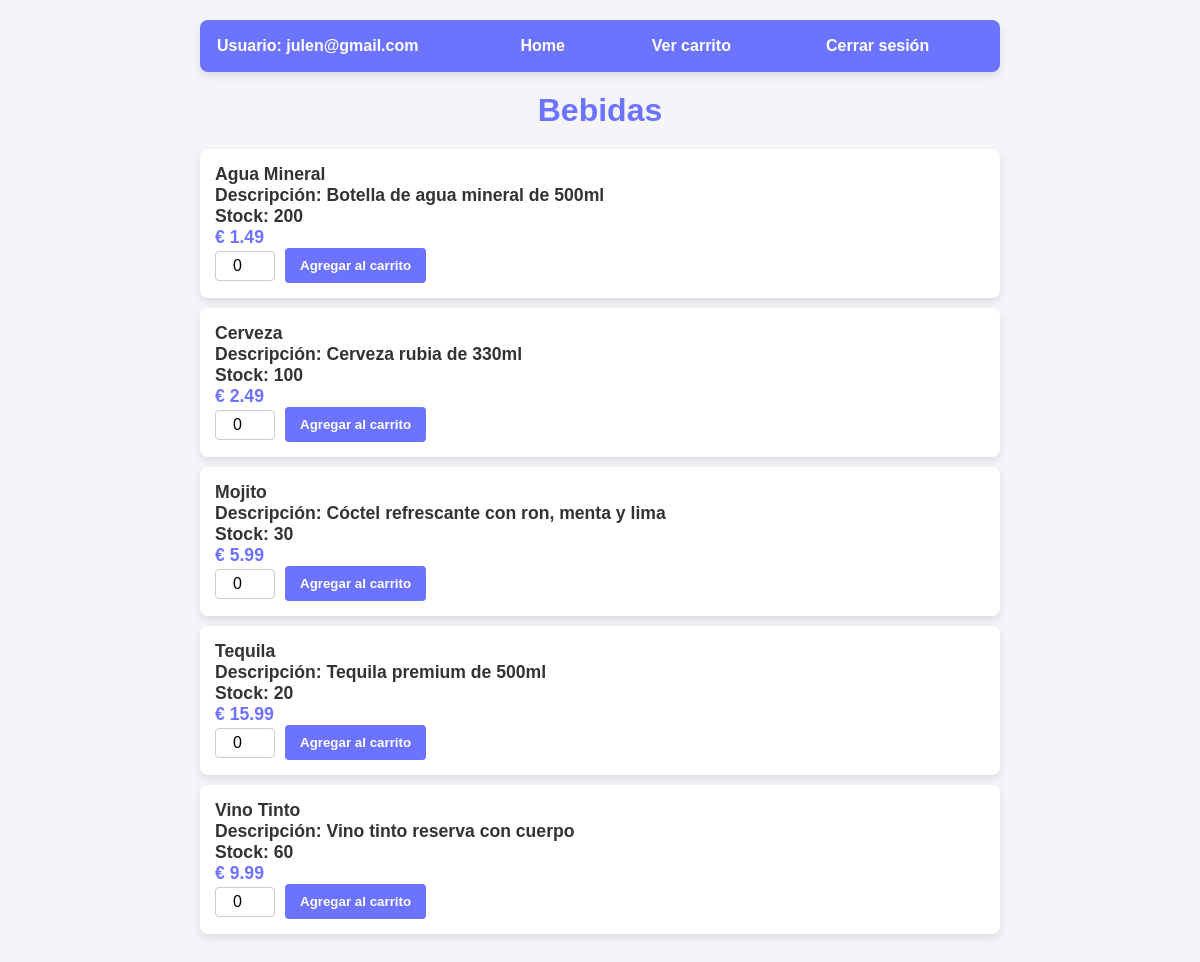
/Proyecto/categoria.php?id=3 (signed in), run on the app's committed database.
### tables this page shows
CREATE TABLE `productos` (
  `id` int(11) NOT NULL,
  `nombre` varchar(100) NOT NULL,
  `descripcion` varchar(255) DEFAULT NULL,
  `precio` decimal(10,2) NOT NULL,
  `stock` int(11) NOT NULL,
  `categoria_id` int(11) DEFAULT NULL
);

### Proyecto/funciones.php (called while the page is built, shortened)
<?php
function conectarBD()
{
    $servername = "localhost";
    $username = "root";
    $password = "";
    $database = "tienda";
    $conn = new mysqli($servername, $username, $password, $database);
    return $conn;
}
function obtenerProductosPorCategoria($categoria_id)
{
    $conn = conectarBD();
    $sql = "SELECT * FROM productos WHERE categoria_id = ? ORDER BY nombre";
    $stmt = $conn->prepare($sql);
    $stmt->bind_param("i", $categoria_id);
    $stmt->execute();
    $result = $stmt->get_result();
    $productos = [];
    while ($row = $result->fetch_assoc()) {
        $productos[] = $row;
    }
    return $productos;
}

### Proyecto/categoria.php (the view, shortened to what this page needs)
<?php
include 'funciones.php';
$usuario = $_SESSION['usuario'];
$categoria_id = isset($_GET['id']) ? (int)$_GET['id'] : 0;
$categoria_nombre = '';
switch ($categoria_id) {
    case 3:
        $categoria_nombre = 'Bebidas';
        break;
}
?>
<!DOCTYPE html>
<html lang="en">
<head>
</head>
<body>
    <table>
        <tr>
            <th>Usuario: <?php echo htmlspecialchars($usuario); ?></th>
            <th><a href="principal.php?usuario=<?php echo $usuario; ?>">Home</a></th>
            <th><a href="carrito.php">Ver carrito</a></th>
            <th><a href="?logout=true">Cerrar sesión</a></th>
        </tr>
    </table>
    <h1><?php echo $categoria_nombre; ?></h1>
    <div class="productos-list">
        <?php
        $productos = obtenerProductosPorCategoria($categoria_id);
        if (count($productos) > 0) {
            foreach ($productos as $row) {
                echo "<div class='producto'>
                    <form method='POST' action=''>
                        <div style='flex: 1;'>
                            <span>" . htmlspecialchars($row["nombre"]) . "</span><br>
                            <span>Descripción: " . htmlspecialchars($row["descripcion"]) . "</span><br>
                            <span>Stock: " . htmlspecialchars($row["stock"]) . "</span><br>
                            <span class='precio'>€ " . number_format($row["precio"], 2) . "</span>
                        </div>
                        <input type='hidden' name='producto_id' value='" . $row["id"] . "'>
                        <input type='hidden' name='nombre' value='" . htmlspecialchars($row["nombre"]) . "'>
                        <input type='hidden' name='precio' value='" . $row["precio"] . "'>
                        <input type='hidden' name='stock' value='" . $row["stock"] . "'>
                        <div style='display: flex; align-items: center;'>
                            <input type='number' name='cantidad' value='0' min='0' max='" . $row["stock"] . "' style='width: 60px; margin-right: 10px;' />
                            <button type='submit'>Agregar al carrito</button>";
                echo "
                        </div>
                    </form>
                </div>";
            }
        } else {
            echo "<div>No se encontraron productos en esta categoría.</div>";
        }
        ?>
    </div>
</body>
</html>

### Proyecto/categoria.php (style rules this page uses)
* { margin: 0; padding: 0; box-sizing: border-box; font-family: Arial, sans-serif; }
body { background-color: #f4f4f9; color: #333; display: flex; flex-direction: column; align-items: center; padding: 20px; }
table { width: 100%; max-width: 800px; margin-bottom: 20px; background-color: #6B73FF; border-radius: 8px; overflow: hidden; box-shadow: 0px 4px 8px rgba(0, 0, 0, 0.1); }
table tr th { padding: 15px; text-align: left; color: #fff; }
table tr th a { color: #fff; text-decoration: none; padding: 10px 15px; border-radius: 4px; transition: background-color 0.3s ease; }
h1 { font-size: 2rem; margin-bottom: 20px; color: #6B73FF; }
.productos-list { width: 100%; max-width: 800px; padding: 0; }
.producto { background-color: #fff; margin-bottom: 10px; border-radius: 8px; box-shadow: 0px 4px 8px rgba(0, 0, 0, 0.1); padding: 15px; display: flex; justify-content: space-between; align-items: center; }
.producto span { font-weight: bold; color: #333; font-size: 1.1rem; }
.producto .precio { color: #6B73FF; font-size: 1.1rem; font-weight: bold; }
.producto input[type="number"] { width: 60px; padding: 5px; font-size: 1rem; border: 1px solid #ccc; border-radius: 4px; text-align: center; margin-right: 10px; }
.producto button { padding: 10px 15px; background-color: #6B73FF; border: none; border-radius: 4px; color: white; font-weight: bold; cursor: pointer; transition: background-color 0.3s ease; }
a { text-decoration: none; color: #6B73FF; font-weight: bold; }

### data on the page
productos: nombre "Agua Mineral", descripcion "Botella de agua mineral de 500ml", stock "200", precio "1.49"
productos: nombre "Cerveza", descripcion "Cerveza rubia de 330ml", stock "100", precio "2.49"
productos: nombre "Mojito", descripcion "Cóctel refrescante con ron, menta y lima", stock "30", precio "5.99"
productos: nombre "Tequila", descripcion "Tequila premium de 500ml", stock "20", precio "15.99"
productos: nombre "Vino Tinto", descripcion "Vino tinto reserva con cuerpo", stock "60", precio "9.99"

### other printed values
$usuario "julen@gmail.com"
$categoria_nombre "Bebidas"
